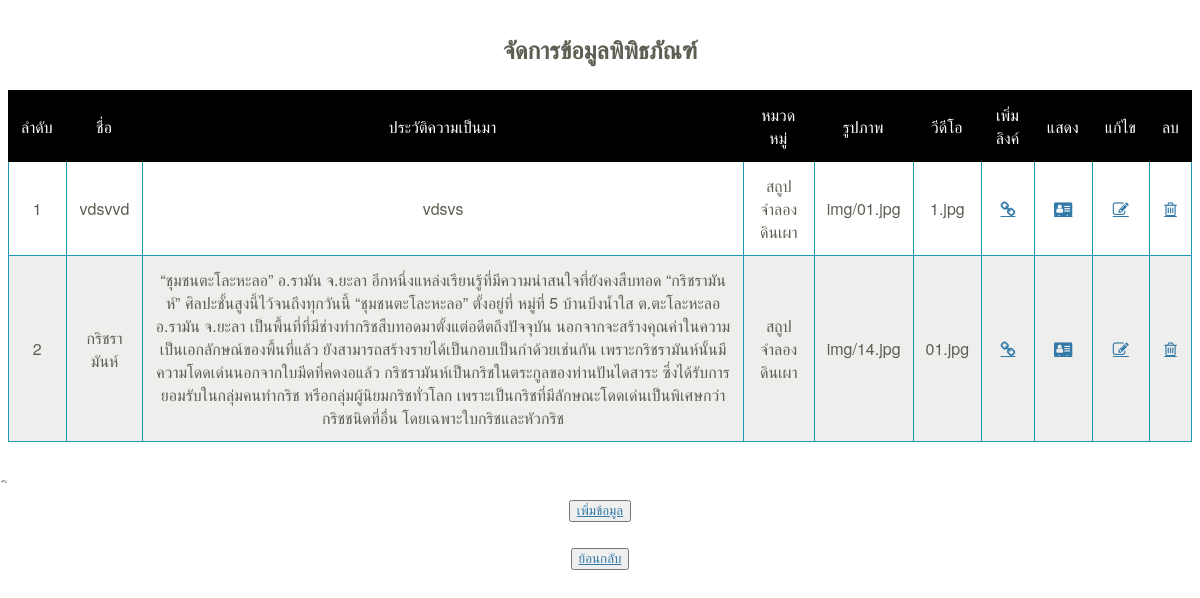
Page /qrcord-get.php on the committed database.
### tables this page shows
CREATE TABLE `qrcode` (
  `id` int(10) NOT NULL,
  `Username` varchar(100) NOT NULL,
  `Story` varchar(1080) NOT NULL,
  `Category` text NOT NULL,
  `File_photo` text NOT NULL,
  `File_video` text NOT NULL
);

### qrcord-get.php (the view, shortened to what this page needs)
<?php
    require("connection.php");
?>
<!DOCTYPE html>
<html lang="en" >
<head>
<link rel="stylesheet" href="https://cdnjs.cloudflare.com/ajax/libs/font-awesome/4.7.0/css/font-awesome.min.css">
  <link rel="stylesheet" href="https://cdnjs.cloudflare.com/ajax/libs/normalize/5.0.0/normalize.min.css">
  <link rel="stylesheet" href="css2/aos.css">
</head>
<body translate="no" >
  <div class="container">
  <table class="responsive-table">
    <caption>จัดการข้อมูลพิพิธภัณฑ์</caption>
    <thead>
      <tr>
        <th scope="col">ลำดับ</th>
        <th scope="col">ชื่อ</th>
        <th scope="col">ประวัติความเป็นมา</th>
        <th scope="col">หมวดหมู่</th>
        <th scope="col">รูปภาพ</th>
        <th scope="col">วีดีโอ</th>
        <th scope="col">เพิ่มลิงค์</th>
        <th scope="col">แสดง</th>
        <th scope="col">แก้ไข</th>
        <th scope="col">ลบ</th>
      </tr>
    </thead>
    <tbody>
      <?php
               $sql ="SELECT * FROM qrcode";
               $result = mysqli_query($conn,$sql);
               $i =1;
               if(mysqli_num_rows($result) > 0){
                while($row = mysqli_fetch_assoc($result)){
                    echo"<tr>";
                        echo"<td>".$i."</td>";
                        echo"<td>".$row['Username']."</td>";
                        echo"<td>".$row['Story']."</td>";
                        echo"<td>".$row['Category']."</td>";
                        echo"<td>".$row['File_photo']."</td>";
                        echo"<td>".$row['File_video']."</td>";
                        echo "<td><a class='fa fa-link'  href='createlink.php'></a></td>";
                        echo "<td><a class='fa fa-address-card'  href='show-qrcode.php?id=" . $row['id'] . "'></a></td>";
                        echo "<td><a class='fa fa-pencil-square-o'  href='edit_form.php?id=" . $row['id'] . "'></a></td>";
                        echo"<td><a  class='fa fa-trash-o' href='data1.php?delete_id=".$row['id']."'
                         onclick='return confirm(\"คุณต้องการลบขอความหรือไม\")'></a>
                         </td>";
                    echo"</tr>";
                    $i++;
                }
            }else{
                echo "EMPTY DATA";
            }
             ?>
    </tbody>
  </table>
</div>
ิ<br>
<center>
<button type="button" class="btn btn-light"><a href="gg2.php">เพิ่มข้อมูล</button>
</center>
 <br>
<center>
  <button type="button" class="btn btn-light"><a href="index3.php">ย้อนกลับ</button>
</center>
<br>
</body>
</html>

### qrcord-get.php (style rules this page uses)
* { -webkit-box-sizing: border-box; -moz-box-sizing: border-box; box-sizing: border-box; }
*:before, *:after { -webkit-box-sizing: border-box; -moz-box-sizing: border-box; box-sizing: border-box; }
body { font-family: "Helvetica Neue", "Helvetica", "Roboto", "Arial", sans-serif; color: #5e5d52; }
a { color: #337aa8; }
.container { margin: 5% 3%; }
@media (min-width: 48em) { .container { margin: 2%; } }
@media (min-width: 75em) { .container { margin: 2em auto; max-width: 75em; } }
.responsive-table { width: 100%; margin-bottom: 1.5em; border-spacing: 0; }
@media (min-width: 48em) { .responsive-table { font-size: .9em; } }
@media (min-width: 62em) { .responsive-table { font-size: 1em; } }
.responsive-table thead { position: absolute; clip: rect(1px 1px 1px 1px); padding: 0; border: 0; height: 1px; width: 1px; overflow: hidden; }
@media (min-width: 48em) { .responsive-table thead { position: relative; clip: auto; height: auto; width: auto; overflow: auto; } }
.responsive-table thead th { background-color: black; border: 1px solid black; font-weight: normal; text-align: center; color: white; }
.responsive-table thead th:first-of-type { text-align: left; }
.responsive-table tbody, .responsive-table tr, .responsive-table th, .responsive-table td { display: block; padding: 0; text-align: left; white-space: normal; }
@media (min-width: 48em) { .responsive-table tr { display: table-row; } }
.responsive-table th, .responsive-table td { padding: .5em; vertical-align: middle; }
@media (min-width: 30em) { .responsive-table th, .responsive-table td { padding: .75em .5em; } }
@media (min-width: 48em) { .responsive-table th, .responsive-table td { display: table-cell; padding: .5em; } }
@media (min-width: 62em) { .responsive-table th, .responsive-table td { padding: .75em .5em; } }
@media (min-width: 75em) { .responsive-table th, .responsive-table td { padding: .75em; } }
.responsive-table caption { margin-bottom: 1em; font-size: 1em; font-weight: bold; text-align: center; }
@media (min-width: 48em) { .responsive-table caption { font-size: 1.5em; } }
@media (min-width: 48em) { .responsive-table tbody { display: table-row-group; } }
.responsive-table tbody tr { margin-bottom: 1em; }
@media (min-width: 48em) { .responsive-table tbody tr { display: table-row; border-width: 1px; } }
.responsive-table tbody tr:last-of-type { margin-bottom: 0; }
@media (min-width: 48em) { .responsive-table tbody tr:nth-of-type(even) { background-color: rgba(94, 93, 82, 0.1); } }
.responsive-table tbody td { text-align: right; }
@media (min-width: 48em) { .responsive-table tbody td { border-left: 1px solid #1d96b2; border-bottom: 1px solid #1d96b2; text-align: center; } }
@media (min-width: 48em) { .responsive-table tbody td:last-of-type { border-right: 1px solid #1d96b2; } }

### rows in the picture
qrcode: Username "vdsvvd", Story "vdsvs", Category "สถูปจำลองดินเผา", File_photo "img/01.jpg", File_video "1.jpg"
qrcode: Username "กริชรามันห์", Story "“ชุมชนตะโละหะลอ” อ.รามัน จ.ยะลา อีกหนึ่งแหล่งเรียนรู้ที่มีความน่าสนใจที่ยังคงสืบทอด “กริชรามันห์” ศิลปะชั้นสูงนี้ไว้จนถึงทุกวันนี้ “ชุมชนตะโละหะลอ” ตั้งอยู่ที่ หมู่ที่ 5 บ้านบึงน้ำใส ต.ตะโละหะลอ อ.รามัน จ.ยะลา เป็นพื้นที่ที่มีช่างทำกริชสืบทอดมาตั้งแต่อดีตถึงปัจจุบัน นอกจากจะสร้างคุณค่าในความเป็นเอกลักษณ์ของพื้นที่แล้ว ยังสามารถสร้างรายได้เป็นกอบเป็นกำด้วยเช่นกัน เพราะกริชรามันห์นั้นมีความโดดเด่นนอกจากใบมีดที่คดงอแล้ว กริชรามันห์เป็นกริชในตระกูลของท่านปันไดสาระ ซึ่งได้รับการยอมรับในกลุ่มคนทำกริช หรือกลุ่มผู้นิยมกริชทั่วโลก เพราะเป็นกริชที่มีลักษณะโดดเด่นเป็นพิเศษกว่ากริชชนิดที่อื่น โดยเฉพาะใบกริชและหัวกริช", Category "สถูปจำลองดินเผา", File_photo "img/14.jpg", File_video "01.jpg"
